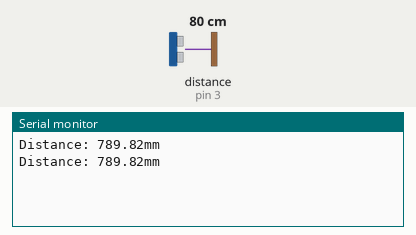
This sketch was run on a simulated Arduino Uno, built with avr-gcc and run on an emulated ATmega328P. Shown: the last lines printed to the serial monitor. Wiring (inferred from the names in the program): ultrasonic range finder: trigger pin 2; echo pin 3. The test bench sets the inputs (shaded band); at power-on: distance to the obstacle (sensor on pin 3) 80 cm. The echo pulse lasts 58.3 µs per cm.

Above: at 2.8 s.
2.9 s: distance to the obstacle (sensor on pin 3) set to 2 cm
At 4.9 s:
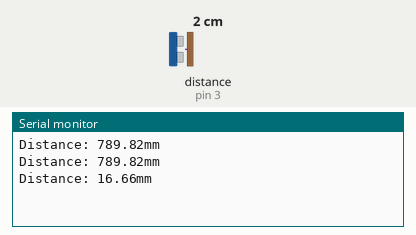
5.6 s: distance to the obstacle (sensor on pin 3) set to 4 cm
At 6.5 s:
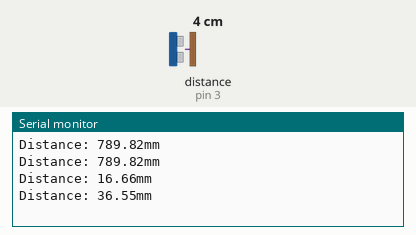
Timing chart, 0 to 8.6 s (numbered marks = the images above; inputs shaded):
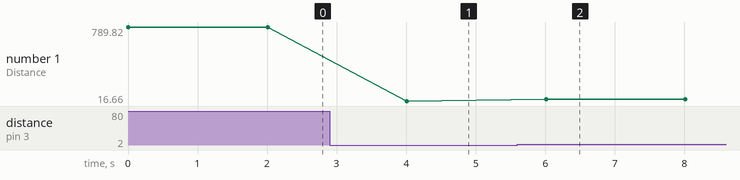

The sketch:

calculDistance.ino
```cpp
/*
 * Code de calcul de la distance entre le capteur et l'obstacle
 */

/* On initialise les broches trigger et echo*/
const byte TRIGGER_PIN = 2; // Broche TRIGGER
const byte ECHO_PIN = 3;    // Broche ECHO

/* Vitesse du son  en mm/us */
const float VITESSE_SON = 340.0 / 1000;

/* Constantes pour le timeout */
const unsigned long TIMEOUT = 13000UL; // 13ms = ~4m à 340m/s


float calculDistance(byte TRIGGER_PIN, byte ECHO_PIN){

  /* on lance le calcul de distance en envoyant une impulsion de niveau haut de 10µs sur  TRIGGER */
  digitalWrite(TRIGGER_PIN, HIGH);
  delayMicroseconds(10);
  digitalWrite(TRIGGER_PIN, LOW);

  /*  on mesure le temps entre l'envoi de l'impulsion  et son renvoi si un obstacle existe */
  long mesure_envoi_reception = pulseIn(ECHO_PIN, HIGH, TIMEOUT);

  /* Calcul de la distance en mm*/
  float distance = mesure_envoi_reception / 2.0 * VITESSE_SON;

  /* Affiche les résultats en mm*/
  Serial.print(F("Distance: "));
  Serial.print(distance);
  Serial.println(F("mm "));


  /* Délai pour ne pas spamer l'affichage des résultats */
  delay(2000);
}

/* initialisation */

void setup() {

  /* Initialise le port série */
  Serial.begin(115200);

  /* Initialise les broches trigger et echo */
  pinMode(TRIGGER_PIN, OUTPUT);
  digitalWrite(TRIGGER_PIN, LOW);
  pinMode(ECHO_PIN, INPUT);
}

 /* lancement */
void loop() {

calculDistance(TRIGGER_PIN, ECHO_PIN);

}
```

Measured:
- after the input at 2.9 s, the serial monitor: prints a new line after 1.1 s (image 1)
- after the input at 5.6 s, the serial monitor: prints a new line after 0.41 s (image 2)
- plotted number 1: 789.82 → 16.66 after the input at 2.9 s, 16.66 → 36.55 after the input at 5.6 s
